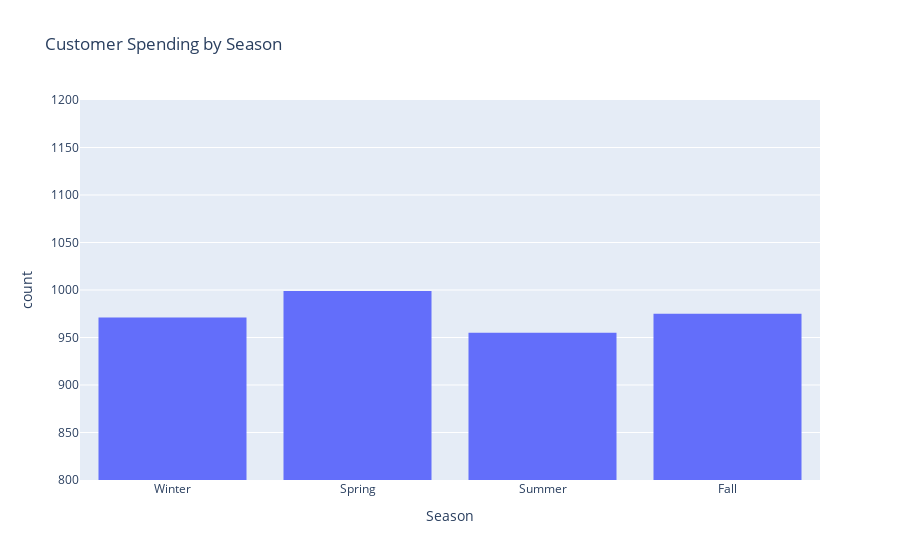

Write notebook code for a chart like this one.
### Markdown cell above
3. **Visualize Customer Spending by Season**: We can visualize the distribution of spending across seasons using a histogram. This helps us identify any significant trends where customer spending might be higher during certain seasons.

### Code cell
# Create a histogram showing customer spending across different seasons
fig = px.histogram(shop, x='Season', range_y=[800, 1200], title='Customer Spending by Season')
fig.show()

### Figure 1 — Plotly figure (JSON) as saved in the notebook; plotly's stock layout.template omitted (floating-point values rounded to 4 significant figures; data arrays with more than 128 entries replaced by an {"elided": "..."} marker saying what was removed)
{"data": [{"alignmentgroup": "True", "bingroup": "x", "hovertemplate": "Season=%{x}<br>count=%{y}<extra></extra>", "legendgroup": "", "marker": {"color": "#636efa", "pattern": {"shape": ""}}, "name": "", "offsetgroup": "", "orientation": "v", "showlegend": false, "type": "histogram", "x": {"elided": "3900 str values"}, "xaxis": "x", "yaxis": "y"}], "layout": {"barmode": "relative", "legend": {"tracegroupgap": 0}, "title": {"text": "Customer Spending by Season"}, "xaxis": {"anchor": "y", "domain": [0, 1], "title": {"text": "Season"}}, "yaxis": {"anchor": "x", "domain": [0, 1], "range": [800, 1200], "title": {"text": "count"}}}}
